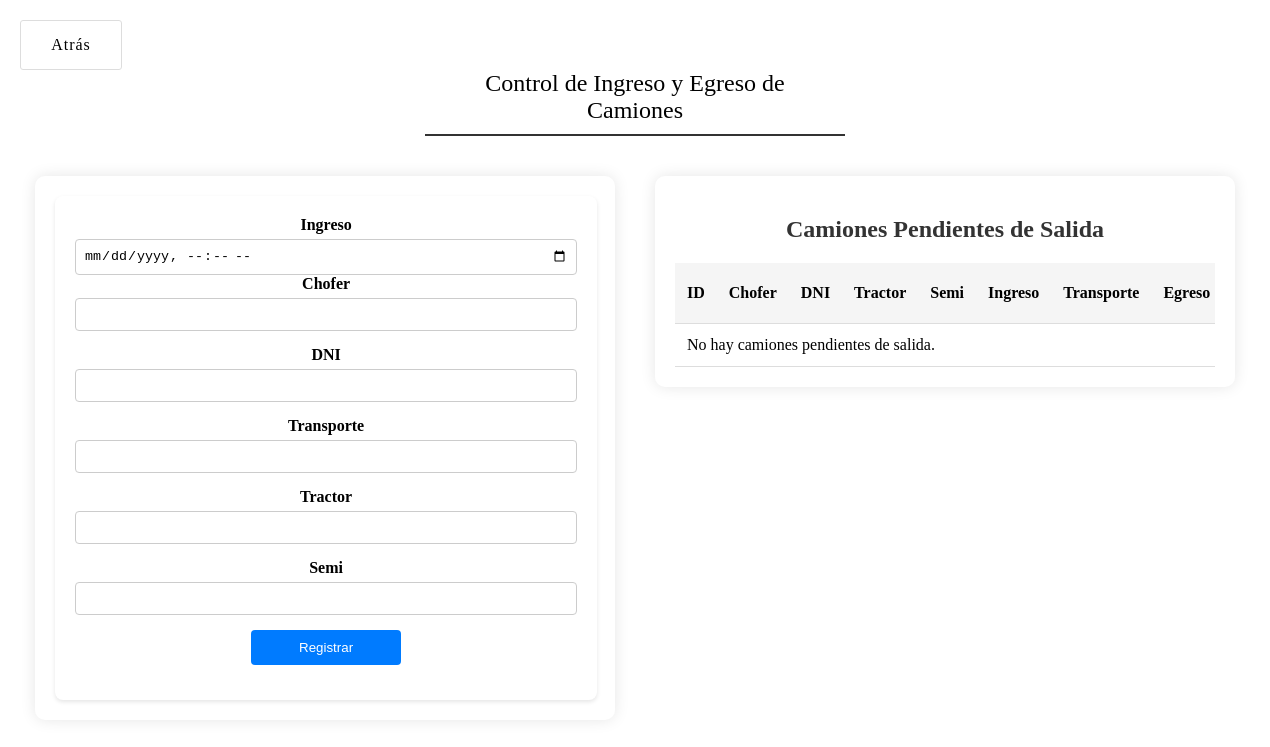
The app's page /pagina_principal/camiones/pendientes/, older data.
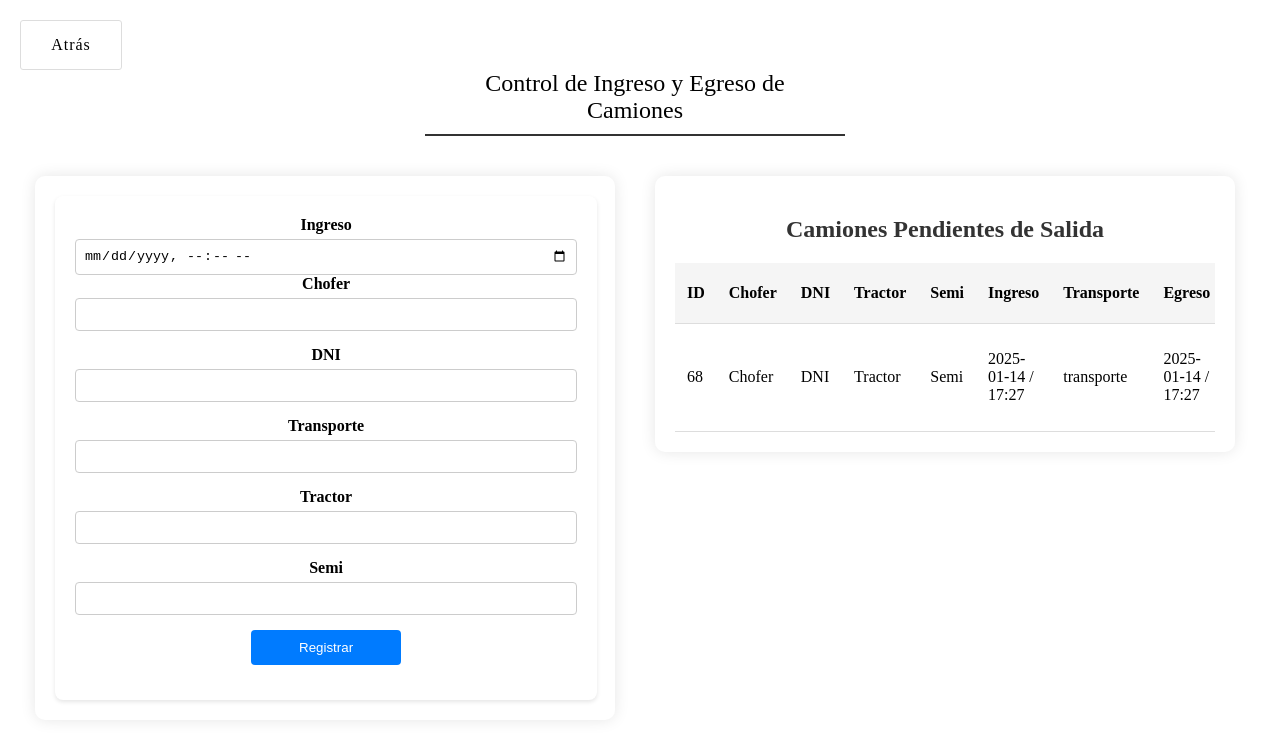
The same page, newer data.
### registro/models.py (models this page shows, shortened)
class RegistroCamiones(models.Model):
    id = models.AutoField(primary_key=True)  # Campo autoincremental
    chofer = models.CharField(max_length=50, null=True, blank=True)
    dni = models.CharField(max_length=50, null=True, blank=True)
    tractor = models.CharField(max_length=50, null=True, blank=True)
    semi = models.CharField(max_length=50, null=True, blank=True)
    ingreso = models.DateTimeField()
    egreso = models.DateTimeField(null=True, blank=True)
    ingreso2 = models.CharField(max_length=50, null=True, blank=True)
    egreso2 = models.CharField(max_length=50, null=True, blank=True)
    ingreso3 = models.CharField(max_length=50, null=True, blank=True)
    egreso3 = models.CharField(max_length=50, null=True, blank=True)
    transporte = models.CharField(max_length=50, null=True, blank=True)

### registro/views.py (the view)
# urls.py: path('camiones/pendientes/', views.listar_camiones_pendientes, name='listar_camiones_pendientes'),
def listar_camiones_pendientes(request):
    try:
        camiones_pendientes = RegistroCamiones.objects.filter(
            Q(ingreso2__isnull=True) | Q(ingreso3__isnull=True) | Q(egreso__isnull=True) | Q(egreso2__isnull=True)| Q(egreso3__isnull=True)
        )
        return render(request, 'registro/Control de Camiones.html', {
           'camiones_pendientes': camiones_pendientes  # Variable que usará el template
        })
    except Exception as e:
        print(f"Error al obtener los camiones pendientes: {e}")
        return render(request, 'registro/Control de Camiones.html', {
            'camiones_pendientes': []
            })

### registro/templates/registro/Control de Camiones.html (shortened to what this page needs)
{% load static %}
<!DOCTYPE html>
<html lang="es">
<head>
    <link rel="stylesheet" href="{% static 'registrocss/estilos.css' %}">
    <link rel="stylesheet" href="https://cdnjs.cloudflare.com/ajax/libs/flatpickr/4.6.13/flatpickr.min.css">
</head>
<body>
    <div class="segtitle">Control de Ingreso y Egreso de Camiones</div>
    <a href="{% url 'pagina_principal' %}" class="botonatras">Atrás</a>
    <div class="row">
        <div class="container">
             <form method="post" action="{% url 'control_camiones' %}">
                <div class="form-section">
                        <label for="ingreso">Ingreso</label>
                        <input type="datetime-local" id="ingreso" name="ingreso" required>
                    <div class="form-section">
                        <label for="chofer">Chofer</label>
                        <input type="text" id="chofer" name="chofer" >
                    </div>
                    <div class="form-section">
                        <label for="dni_chofer">DNI</label>
                        <input type="text" id="dni_chofer" name="dni_chofer" required>
                    </div>
                    <div class="form-section">
                        <label for="transporte">Transporte</label>
                        <input type="text" id="transporte" name="transporte">
                    </div>
                    <div class="form-section">
                        <label for="tractor">Tractor</label>
                        <input type="text" id="tractor" name="tractor" required>
                    </div>
                    <div class="form-section">
                        <label for="semi">Semi</label>
                        <input type="text" id="semi" name="semi">
                    </div>
                <button type="submit" class="botonesregistrar">Registrar</button>
             </form>
        </div>
    </div>
<div class="container2">
        <div class="containersalida">
            <h2>Camiones Pendientes de Salida</h2>
            <div class="tabla-vehiculos">
                <table>
                    <thead>
                        <tr>
                            <th>ID</th>
                            <th>Chofer</th>
                            <th>DNI</th>
                            <th>Tractor</th>
                            <th>Semi</th>
                            <th>Ingreso</th>
                            <th>Transporte</th>
                            <th>Egreso</th>
                        </tr>
                    </thead>
                    <tbody>
                        {% for camion in camiones_pendientes %}
                        <tr>
                            <td>{{ camion.id }}</td>
                            <td>{{ camion.chofer }}</td>
                            <td>{{ camion.dni }}</td>
                            <td>{{ camion.tractor }}</td>
                            <td>{{ camion.semi }}</td>
                            <td>{{ camion.ingreso |date:'Y-m-d / H:i'  }}</td>
                            <td>{{ camion.transporte }}</td>
                            <td>{{ camion.egreso |date:'Y-m-d / H:i'  }}</td>
                        </tr>
                        {% empty %}
                        <tr>
                            <td colspan="12">No hay camiones pendientes de salida.</td>
                        </tr>
                        {% endfor %}
                    </tbody>
                </table>
            </div>
        </div>
    </div>
</body>
</html>

### static/registrocss/estilos.css (style rules this page uses)
body { font-family: 'Times New Roman', serif; margin: 0; padding: 0; display: flex; flex-direction: column; align-items: center; justify-content: center; min-height: 100vh; background-repeat: no-repeat; background-attachment: fixed; background-size: cover; }
.segtitle { font-size: 24px; font-weight: 300; text-align: center; border-bottom: 2px solid #333; padding: 10px 10px; max-width: 400px; margin: 10px auto; }
.botonatras { font-family: 'Times New Roman', serif; display: flex; height: 3em; width: 100px; align-items: center; justify-content: center; background-color: #fff; border-radius: 3px; letter-spacing: 1px; transition: all 0.2s linear; cursor: pointer; border: 1px solid #ddd; position: absolute; top: 20px; left: 20px; text-decoration: none; color: black; }
.row { display: flex; justify-content: space-between; align-items: flex-start; flex-wrap: wrap; width: 100%; max-width: 1200px; padding: 30px; margin: 0 auto; }
.container, .container2 { background-color: white; padding: 20px; border-radius: 10px; box-shadow: 0 0 15px rgba(0, 0, 0, 0.1); text-align: center; width: 45%; max-width: 600px; display: flex; flex-direction: column; justify-content: center; }
form { background: white; padding: 20px; border-radius: 8px; box-shadow: 0 2px 4px rgba(0, 0, 0, 0.1); width: 93%; }
.form-section { margin-bottom: 15px; }
.form-section label { display: block; margin-bottom: 5px; font-weight: bold; }
.form-section input { width: 100%; padding: 8px; border: 1px solid #ccc; border-radius: 4px; box-sizing: border-box; }
.botonesregistrar { display: block; background-color: #007bff; border: none; padding: 10px 15px; margin: 10px auto; border-radius: 4px; color: white; cursor: pointer; transition: background-color 0.3s; width: 150px; text-align: center; }
.tabla-vehiculos { overflow-y: auto; max-height: 440px; display: block; margin-top: 20px; }
.tabla-vehiculos table { width: 100%; border-collapse: collapse; background: white; }
.tabla-vehiculos th, .tabla-vehiculos td { padding: 12px; text-align: left; border-bottom: 1px solid #ddd; }
.tabla-vehiculos th { background-color: #f5f5f5; font-weight: bold; }
.containersalida h2 { margin-bottom: 20px; color: #333; }

Row changes from the older to the newer data that the page shows:
added RegistroCamiones: id "68", chofer "Chofer", dni "DNI", tractor "Tractor", semi "Semi", ingreso "2025-01-14 / 17:27", transporte "transporte", egreso "2025-01-14 / 17:27"
Text that changed along with them:
text no longer shown: "No hay camiones pendientes de salida."
